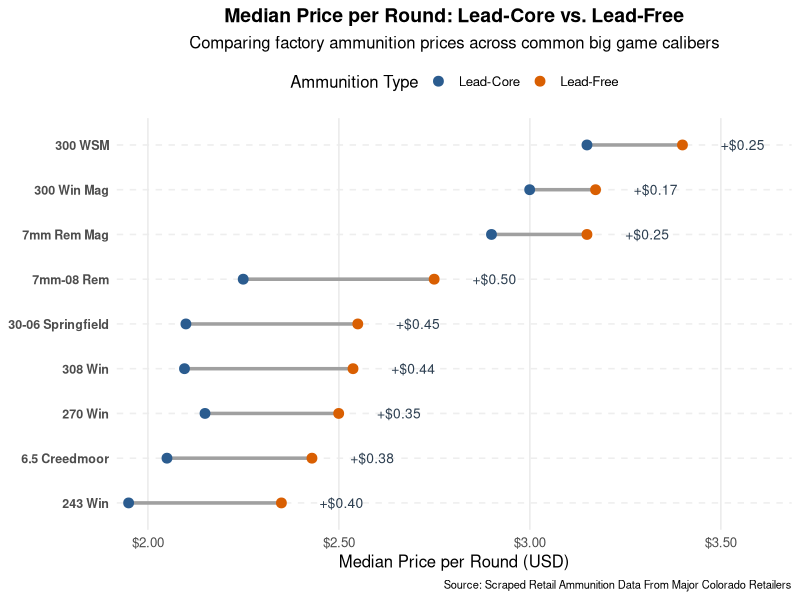
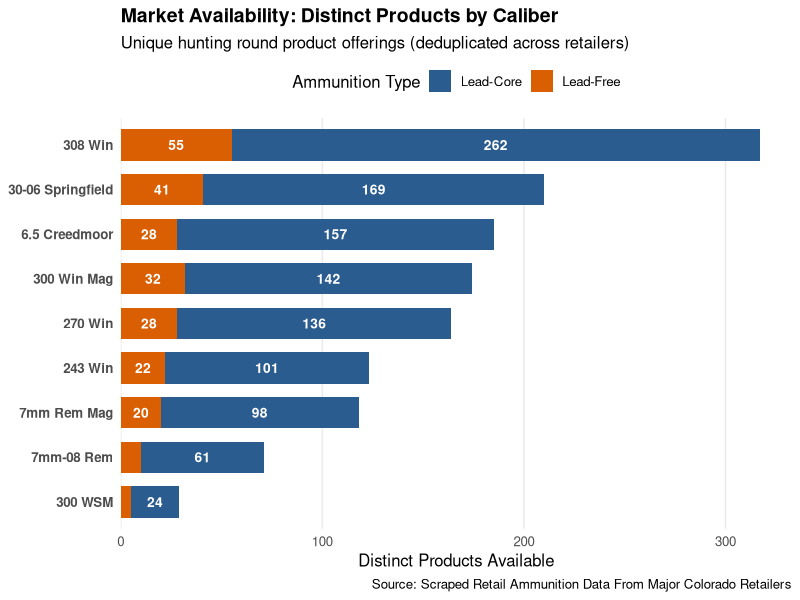
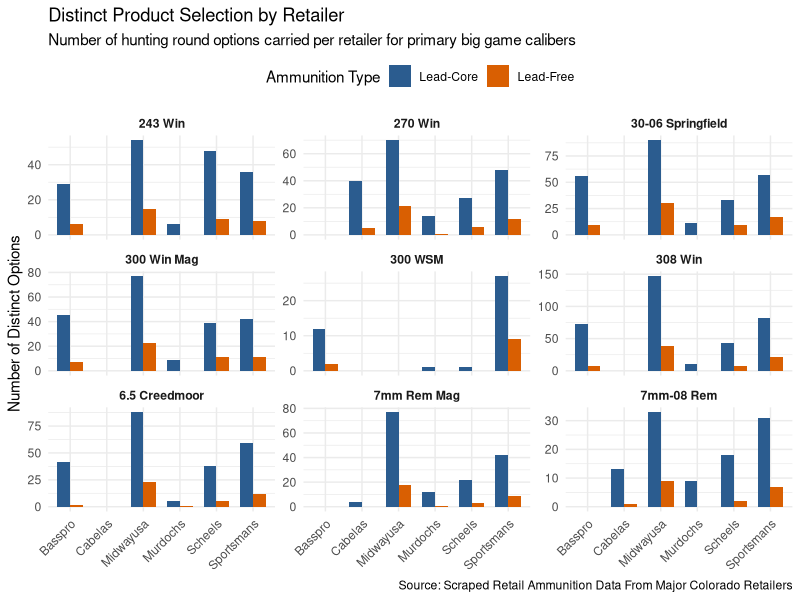
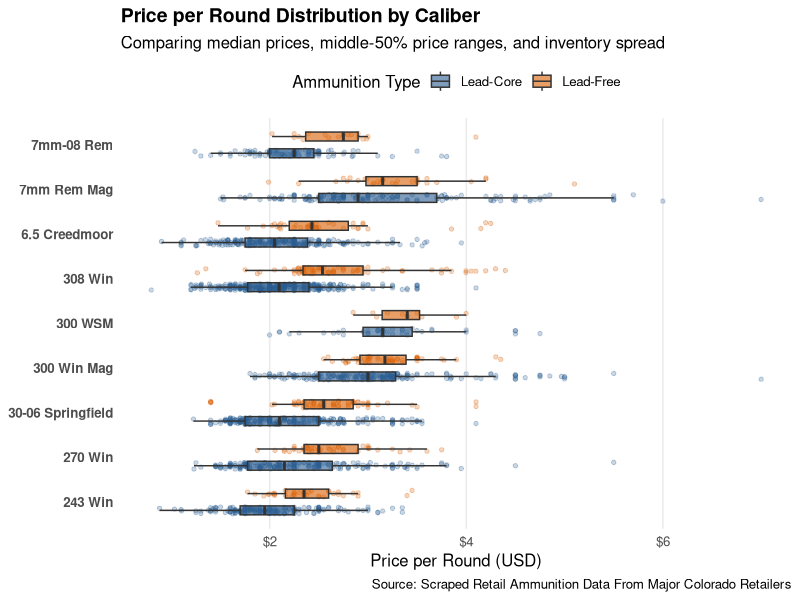
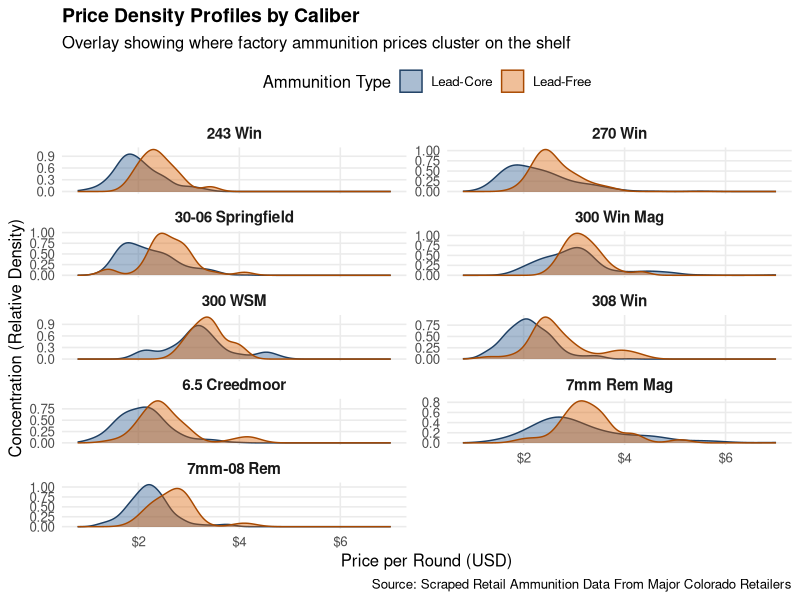

These figures' R source, in order:
## ---- chunk 1
knitr::opts_chunk$set(
  echo = FALSE,
  warning = FALSE,
  message = FALSE,
  fig.width = 9,
  fig.height = 6,
  dpi = 300
)

library(tidyverse)
library(knitr)
library(scales)
library(readxl)
library(writexl)

# Focus on common big game calibers in Colorado/Western hunting
key_calibers <- c("270 Win", "308 Win", "30-06 Springfield", "6.5 Creedmoor", "300 Win Mag", "300 WSM", "243 Win", "7mm Rem Mag", "7mm-08 Rem")

# Load cleaned dataset
ammo <- read_excel("results/ammo_clean.xlsx") %>%
  filter(
    !str_detect(coalesce(name, ""), regex("FMJ|Full Metal", ignore_case = TRUE))
  ) %>%
  mutate(dedup_id = coalesce(upc, mpn, name)) %>%
  group_by(retailer, dedup_id) %>%
  slice_max(order_by = date, n = 1, with_ties = FALSE) %>%
  ungroup() %>%
  filter(caliber %in% key_calibers)
## ---- chunk 2
overall_summary <- ammo %>%
  filter(!is.na(ppr), ppr > 0) %>%
  summarise(
    `Total Listings` = n(),
    `Mean PPR`       = mean(ppr, na.rm = TRUE),
    `Median PPR`     = median(ppr, na.rm = TRUE),
    `Min PPR`        = min(ppr, na.rm = TRUE),
    `Max PPR`        = max(ppr, na.rm = TRUE),
    `IQR PPR`        = IQR(ppr, na.rm = TRUE)
  )

kable(overall_summary, digits = 2, caption = "High-Level Market Summary (USD per Round)")
## ---- chunk 3
lead_vs_free_summary <- ammo %>%
  filter(!is.na(category), !is.na(caliber), !is.na(ppr)) %>%
  group_by(caliber, category) %>%
  summarise(
    count      = n(),
    median_ppr = median(ppr, na.rm = TRUE),
    mean_ppr   = mean(ppr, na.rm = TRUE),
    sd_ppr     = sd(ppr, na.rm = TRUE),
    .groups    = "drop"
  ) %>%
  arrange(caliber, category)

plot_data <- lead_vs_free_summary %>%
  select(caliber, category, median_ppr) %>%
  pivot_wider(names_from = category, values_from = median_ppr) %>%
  rename(Lead_Core = `Lead-Core`, Lead_Free = `Lead-Free`) %>%
  mutate(
    premium = Lead_Free - Lead_Core,
    caliber = reorder(caliber, Lead_Free)
  )
## ---- chunk 4
p_dumbbell <- ggplot(plot_data) +
  geom_segment(
    aes(x = Lead_Core, xend = Lead_Free, y = caliber, yend = caliber),
    color = "#a0a0a0", size = 1.2
  ) +
  geom_point(aes(x = Lead_Core, y = caliber, color = "Lead-Core"), size = 3) +
  geom_point(aes(x = Lead_Free, y = caliber, color = "Lead-Free"), size = 3) +
  geom_text(
    aes(
      x = pmax(Lead_Free, Lead_Core, na.rm = TRUE) + 0.1,
      y = caliber,
      label = ifelse(premium >= 0, sprintf("+$%.2f", premium), sprintf("-$%.2f", abs(premium)))
    ),
    hjust = 0, size = 3.5, color = "#2c3e50"
  ) +
  scale_color_manual(
    name = "Ammunition Type",
    values = c("Lead-Core" = "#2b5c8f", "Lead-Free" = "#d95f02")
  ) +
  scale_x_continuous(
    labels = dollar_format(),
    expand = expansion(mult = c(0.02, 0.12))
  ) +
  labs(
    title = "Median Price per Round: Lead-Core vs. Lead-Free",
    subtitle = "Comparing factory ammunition prices across common big game calibers",
    x = "Median Price per Round (USD)",
    y = NULL,
    caption = "Source: Scraped Retail Ammunition Data From Major Colorado Retailers"
  ) +
  theme_minimal(base_size = 12) +
  theme(
    legend.position = "top",
    panel.grid.minor = element_blank(),
    panel.grid.major.y = element_line(color = "#eeeeee", linetype = "dashed"),
    plot.title = element_text(face = "bold", size = 14, hjust = 0.5),
    plot.subtitle = element_text(hjust = 0.5),
    axis.text.y = element_text(face = "bold", size = 9),
    plot.caption = element_text(size = 8)
  )

p_dumbbell
## ---- chunk 5
formatted_table <- plot_data %>%
  arrange(desc(Lead_Free)) %>%
  mutate(
    Lead_Core = sprintf("$%.2f", Lead_Core),
    Lead_Free = sprintf("$%.2f", Lead_Free),
    premium   = ifelse(premium >= 0, sprintf("+$%.2f", premium), sprintf("-$%.2f", abs(premium)))
  ) %>%
  rename(
    Caliber = caliber,
    `Lead-Core (\\$/rd)` = Lead_Core,
    `Lead-Free (\\$/rd)` = Lead_Free,
    `Lead-Free Premium` = premium
  )

kable(
  formatted_table,
  align = c("l", "r", "r", "r"),
  longtable = FALSE,
  caption = "Ammunition Pricing Comparison by Caliber")
## ---- chunk 6
# Deduplicate on distinct products across all stores
unique_ammo <- ammo %>%
  filter(
    !str_detect(coalesce(name, ""), regex("FMJ|Full Metal", ignore_case = TRUE))
  ) %>%
  mutate(dedup_id = coalesce(upc, mpn, name)) %>%
  distinct(dedup_id, .keep_all = TRUE)

availability_data <- unique_ammo %>%
  group_by(caliber, category) %>%
  summarise(count = n(), .groups = "drop") %>%
  group_by(caliber) %>%
  mutate(total_count = sum(count)) %>%
  ungroup() %>%
  mutate(caliber = reorder(caliber, total_count))
## ---- chunk 7
p_availability <- ggplot(availability_data, aes(x = count, y = caliber, fill = category)) +
  geom_col(position = "stack", width = 0.7) +
  geom_text(
    aes(label = ifelse(count > 10, count, "")),
    position = position_stack(vjust = 0.5),
    color = "white",
    fontface = "bold",
    size = 3.5
  ) +
  scale_fill_manual(
    name = "Ammunition Type",
    values = c("Lead-Core" = "#2b5c8f", "Lead-Free" = "#d95f02")
  ) +
  scale_x_continuous(expand = expansion(mult = c(0, 0.05))) +
  labs(
    title = "Market Availability: Distinct Products by Caliber",
    subtitle = "Unique hunting round product offerings (deduplicated across retailers)",
    x = "Distinct Products Available",
    y = NULL,
    caption = "Source: Scraped Retail Ammunition Data From Major Colorado Retailers"
  ) +
  theme_minimal(base_size = 12) +
  theme(
    legend.position = "top",
    panel.grid.minor = element_blank(),
    panel.grid.major.y = element_blank(),
    plot.title = element_text(face = "bold", size = 14),
    axis.text.y = element_text(face = "bold")
  )

p_availability
## ---- chunk 8
retailer_caliber_counts <- ammo %>%
  filter(!is.na(retailer), !is.na(caliber)) %>%
  group_by(retailer, caliber, category) %>%
  summarise(options_count = n(), .groups = "drop")

retailer_benchmark <- retailer_caliber_counts %>%
  group_by(caliber, category) %>%
  summarise(
    avg_options_per_retailer    = mean(options_count),
    median_options_per_retailer = median(options_count),
    retailers_stocking          = n(),
    .groups = "drop"
  ) %>%
  arrange(caliber, category)

kable(
  retailer_benchmark,
  digits = 1,
  caption = "Average & Median Product Options Available Per Retailer"
)
## ---- chunk 9
retailer_caliber_counts %>%
  ggplot(aes(x = retailer, y = options_count, fill = category)) +
  geom_col(position = position_dodge(preserve = "single"), width = 0.7) +
  facet_wrap(~ caliber, scales = "free_y") +
  scale_fill_manual(
    name = "Ammunition Type",
    values = c("Lead-Core" = "#2b5c8f", "Lead-Free" = "#d95f02")
  ) +
  labs(
    title = "Distinct Product Selection by Retailer",
    subtitle = "Number of hunting round options carried per retailer for primary big game calibers",
    x = NULL,
    y = "Number of Distinct Options",
    caption = "Source: Scraped Retail Ammunition Data From Major Colorado Retailers"
  ) +
  theme_minimal(base_size = 11) +
  theme(
    legend.position = "top",
    axis.text.x = element_text(angle = 45, hjust = 1),
    strip.text = element_text(face = "bold")
  )
## ---- chunk 10
boxplot_data <- ammo %>%
  filter(
    !is.na(category),
    !is.na(ppr),
    ppr > 0,
    ppr <= 7.00,
    caliber %in% key_calibers
  )

p_boxplot <- ggplot(boxplot_data, aes(x = caliber, y = ppr, fill = category)) +
  geom_point(
    aes(color = category),
    position = position_jitterdodge(jitter.width = 0.15, dodge.width = 0.75),
    alpha = 0.25,
    size = 1.2,
    show.legend = FALSE
  ) +
  geom_boxplot(
    width = 0.4,
    position = position_dodge(0.75),
    alpha = 0.6,
    outlier.shape = NA
  ) +
  scale_fill_manual(
    name = "Ammunition Type",
    values = c("Lead-Core" = "#2b5c8f", "Lead-Free" = "#d95f02")
  ) +
  scale_color_manual(
    values = c("Lead-Core" = "#2b5c8f", "Lead-Free" = "#d95f02")
  ) +
  scale_y_continuous(labels = dollar_format()) +
  coord_flip() +
  labs(
    title = "Price per Round Distribution by Caliber",
    subtitle = "Comparing median prices, middle-50% price ranges, and inventory spread",
    x = NULL,
    y = "Price per Round (USD)",
    caption = "Source: Scraped Retail Ammunition Data From Major Colorado Retailers"
  ) +
  theme_minimal(base_size = 12) +
  theme(
    legend.position = "top",
    panel.grid.minor = element_blank(),
    panel.grid.major.y = element_blank(),
    plot.title = element_text(face = "bold", size = 14),
    axis.text.y = element_text(face = "bold")
  )

p_boxplot
## ---- chunk 11
density_data <- ammo %>%
  filter(
    !is.na(category),
    !is.na(ppr),
    ppr > 0,
    ppr <= 7.00,
    caliber %in% key_calibers
  )

ggplot(density_data, aes(x = ppr, fill = category, color = category)) +
  geom_density(alpha = 0.4, adjust = 1.2) +
  facet_wrap(~ caliber, scales = "free_y", ncol = 2) +
  scale_fill_manual(
    name = "Ammunition Type",
    values = c("Lead-Core" = "#2b5c8f", "Lead-Free" = "#d95f02")
  ) +
  scale_color_manual(
    name = "Ammunition Type",
    values = c("Lead-Core" = "#1e3f63", "Lead-Free" = "#a84900")
  ) +
  scale_x_continuous(labels = dollar_format()) +
  labs(
    title = "Price Density Profiles by Caliber",
    subtitle = "Overlay showing where factory ammunition prices cluster on the shelf",
    x = "Price per Round (USD)",
    y = "Concentration (Relative Density)",
    caption = "Source: Scraped Retail Ammunition Data From Major Colorado Retailers"
  ) +
  theme_minimal(base_size = 12) +
  theme(
    legend.position = "top",
    panel.grid.minor = element_blank(),
    strip.text = element_text(face = "bold", size = 11),
    plot.title = element_text(face = "bold", size = 14)
  )
